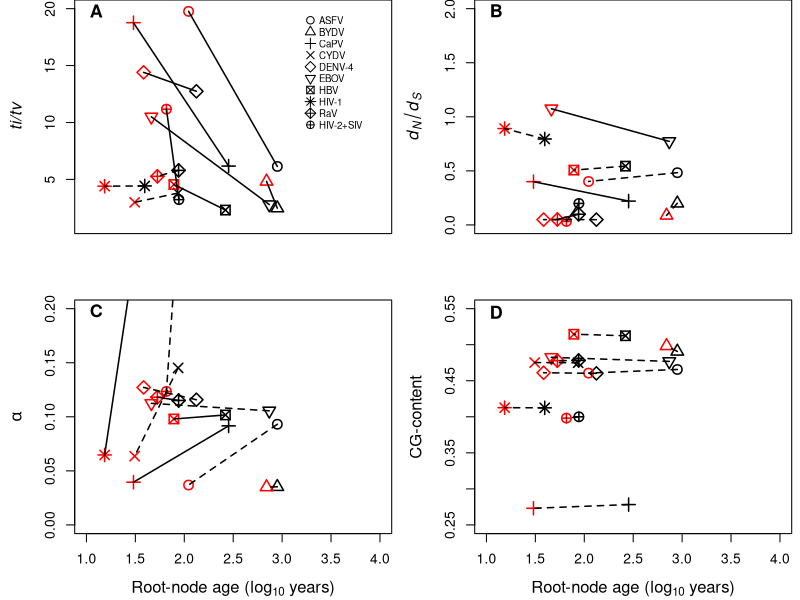

The R source for this figure:
raw_dat <- read.table('restuls_test.txt', as.is = T)

# Plot titv:

comp_dat <- raw_dat[grep('COMPLETE', raw_dat$V1), c(1, 2, 12, 5, 6, 13, 14, 15, 16)]
comp_dat$V1 <- gsub('COMPLETE', '', comp_dat$V1)
names_data <- gsub('[.]fasta', '', raw_dat$V1[-grep('COMPLETE|boot', raw_dat$V1)])

pruned_dat <- raw_dat[-(grep('boot|COMPLETE', raw_dat$V1)), c(1, 2, 12, 5, 6, 13, 14, 15, 16)]

combine_dat <- merge(x = comp_dat, y = pruned_dat, by.x = 1, by.y = 1)

gccont <- cbind(cg.x = ((combine_dat$V14.x + combine_dat$V15.x) / (combine_dat$V13.x + combine_dat$V16.x + combine_dat$V14.x + combine_dat$V15.x)), cg.y = ((combine_dat$V14.y + combine_dat$V15.y) / (combine_dat$V13.y + combine_dat$V16.y + combine_dat$V14.y + combine_dat$V15.y)))

combine_dat <- cbind(combine_dat, gccont)

# TITV
pdf('Fig1.pdf', useDingbats = F, paper = 'a4')
par(mfrow = c(2, 2))
par(mar = c(4, 4.5, 0, 0.5))
plot(log10(combine_dat$V12.x), combine_dat$V2.x, pch = 1:10, col = 'black', ylim = c(1, 20), xlim = c(1, 4), lwd = 1.5  , ylab = expression(italic('ti/tv')) , xlab = '', xaxt = 'n', cex.lab = 1.2, cex = 1.5)#, xlab = expression(paste('Root-node age (', log[10], ' years)')))
points(log10(combine_dat$V12.y), combine_dat$V2.y, pch = 1:10, col = 'red', lwd = 1.5, cex = 1.5)
legend(x = 3.2, y = 20, legend = c('ASFV', 'BYDV', 'CaPV', 'CYDV', 'DENV-4', 'EBOV', 'HBV', 'HIV-1', 'RaV', 'HIV-2+SIV' ), bty = 'n', cex = 0.7, pch = 1:10, pt.cex = 1.2)
text(x = 1.1, y = 19.8, labels = expression(bold('A')), cex = 1.3)

#legend(x = 2.8, y = 20, legend = gsub('[.]fasta', '', combine_dat$V1), bty = 'n', cex = 0.7, pch = 1:10)

l_sig_titv <- c(1, 2)[grepl('CYDV|HIV_|rab', combine_dat$V1) + 1]

for(i in 1:nrow(combine_dat)){
lines(x = c(log10(combine_dat$V12.x[i]), log10(combine_dat$V12.y[i])), y = c(combine_dat$V2.x[i], combine_dat$V2.y[i]), lwd = 1.5, lty = l_sig_titv[i])
}

# dnds
plot(log10(combine_dat$V12.x), combine_dat$V5.x, pch = 1:10, col = 'black', ylim = c(0, 2), xlim = c(1, 4), lwd = 1.5, ylab = expression(italic(d[N]/d[S])) , xlab = '', xaxt = 'n', cex.lab = 1.2,cex = 1.5)#, xlab = expression(paste('Root-node age (', log[10], ' years)')))
points(log10(combine_dat$V12.y), combine_dat$V5.y, pch = 1:10, col = 'red', lwd = 1.5 , cex = 1.5)
text(x = 1.1, y = 1.98, labels = expression(bold('B')), cex = 1.3)

l_sig_dnds <- c(1, 2)[grepl('ASFV|BYDV|CYDV|dv4|HBV|HIV_', combine_dat$V1) + 1]
for(i in 1:nrow(combine_dat)){
lines(x = c(log10(combine_dat$V12.x[i]), log10(combine_dat$V12.y[i])), y = c(combine_dat$V5.x[i], combine_dat$V5.y[i]), lwd = 1.5, lty = l_sig_dnds[i])
}

# alpha
plot(log10(combine_dat$V12.x), combine_dat$V6.x, pch = 1:10, col = 'black', ylim = c(0, 0.2), xlim = c(1, 4), lwd = 1.5, ylab = expression(italic(alpha)), xlab = expression(paste('Root-node age (', log[10], ' years)')) , cex.lab = 1.2, cex = 1.5)
points(log10(combine_dat$V12.y), combine_dat$V6.y, pch = 1:10, col = 'red', lwd = 1.5, cex = 1.5)
text(x = 1.1, y = 0.198, labels = expression(bold('C')), cex = 1.3)

l_sig_a <- c(1, 2)[grepl('ASFV|BYDV|CYDV|dv4|HIV2|ebov', combine_dat$V1) + 1]
for(i in 1:nrow(combine_dat)){
lines(x = c(log10(combine_dat$V12.x[i]), log10(combine_dat$V12.y[i])), y = c(combine_dat$V6.x[i], combine_dat$V6.y[i]), lwd = 1.5, lty = l_sig_a[i])
}

# GC cont
#l_sig_cg <- c(1, 2)[grepl('ASFV|BYDV|Capox|CYDV|dv4|HIV_|HIV2', combine_dat$V1) + 1]

plot(log10(combine_dat$V12.x), combine_dat$cg.x, pch = 1:10, col =  'black', ylim = c(0.25, 0.55), xlim = c(1, 4), lwd = 1.5, ylab = 'CG-content', xlab = expression(paste('Root-node age (', log[10], ' years)')), , cex.lab = 1.2, cex = 1.5)
points(log10(combine_dat$V12.y), combine_dat$cg.y, pch = 1:10, col = 'red', lwd = 1.5, cex = 1.5)
text(x = 1.1, y = 0.545, labels = expression(bold('D')), cex = 1.3)


for(i in 1:nrow(combine_dat)){
lines(x = c(log10(combine_dat$V12.x[i]), log10(combine_dat$V12.y[i])), y = c(combine_dat$cg.x[i], combine_dat$cg.y[i]), lwd = 1.5, lty = 2)
}

dev.off()







if(F){
# TITV
par(mfrow = c(2, 1))
plot((combine_dat$V12.x), combine_dat$V2.x, pch = 1:10, col = 'black', ylim = c(1, 25), xlim = c(1, 1000))
points((combine_dat$V12.y), combine_dat$V2.y, pch = 1:10, col = 'red')

for(i in 1:nrow(combine_dat)){
lines(x = c((combine_dat$V12.x[i]), (combine_dat$V12.y[i])), y = c(combine_dat$V2.x[i], combine_dat$V2.y[i]))
}

# dnds
plot((combine_dat$V12.x), combine_dat$V5.x, pch = 1:10, col = 'black', ylim = c(0, 5), xlim = c(1, 1000))
points((combine_dat$V12.y), combine_dat$V5.y, pch = 1:10, col = 'red')

for(i in 1:nrow(combine_dat)){
lines(x = c((combine_dat$V12.x[i]), (combine_dat$V12.y[i])), y = c(combine_dat$V5.x[i], combine_dat$V5.y[i]))
}
}

# Write the complete data
sup_t_2 <- combine_dat[, c(1, 2, 3, 4, 5, 18, 10, 11, 12, 13, 19)]
colnames(sup_t_2) <- c('data_set_name', 'titv_comp', 'root_age_comp', 'dnds_comp', 'alpha_comp', 'cg_comp', 'titv_subsamp', 'root_age_subsamp', 'dnds_subsamp', 'alpha_subsamp', 'cg_subsamp')

sup_t_2$data_set_name <- gsub('[.]fasta', '', sup_t_2$data_set_name)



write.table(sup_t_2, file = 'supp_table_1.txt', row.names = F, sep = '\t')
